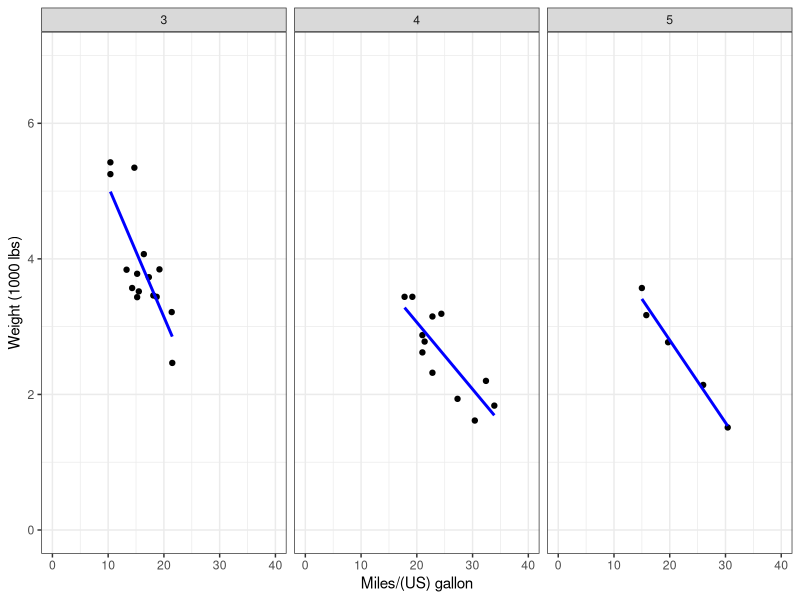
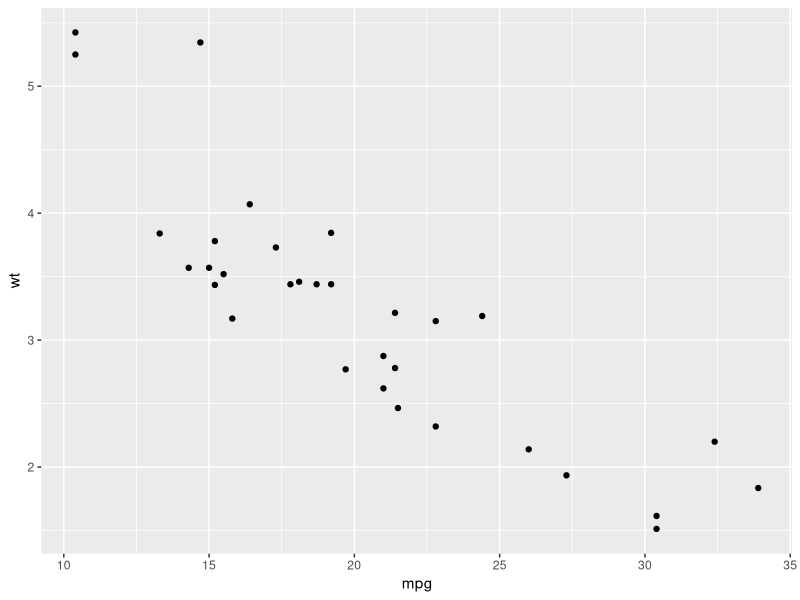
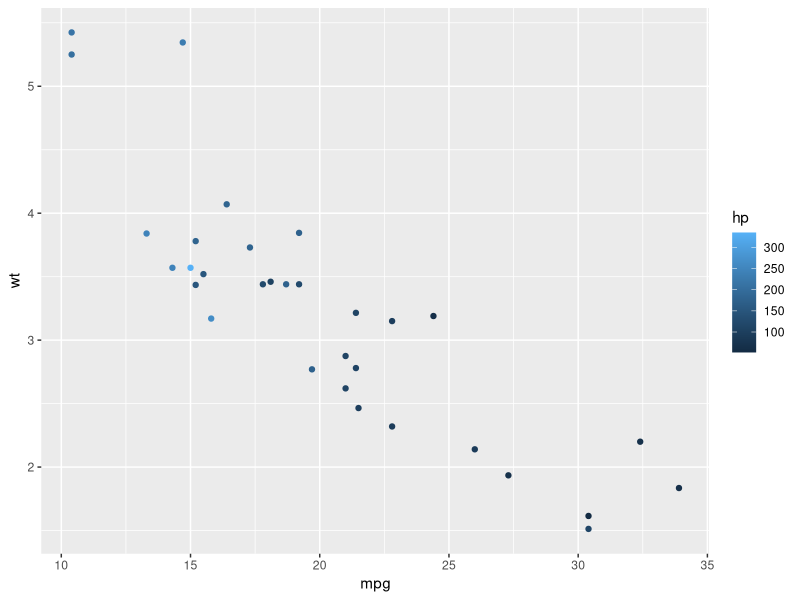
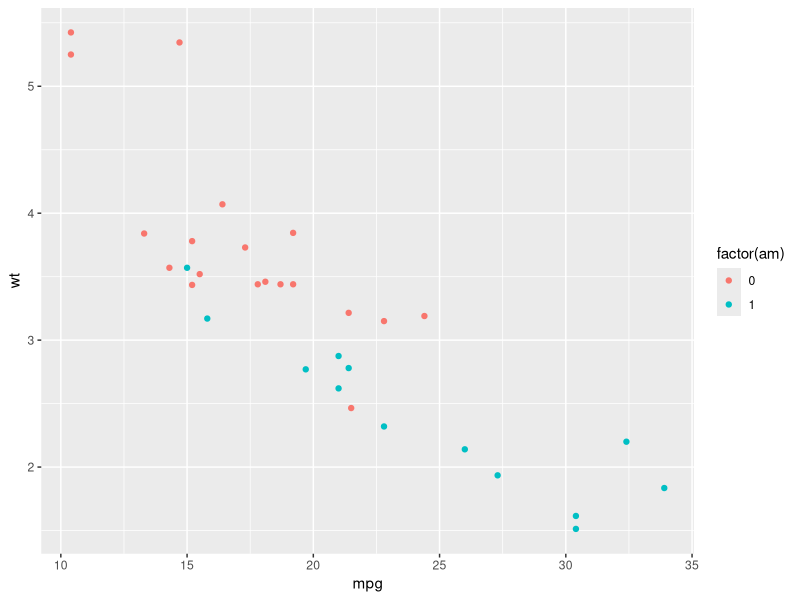
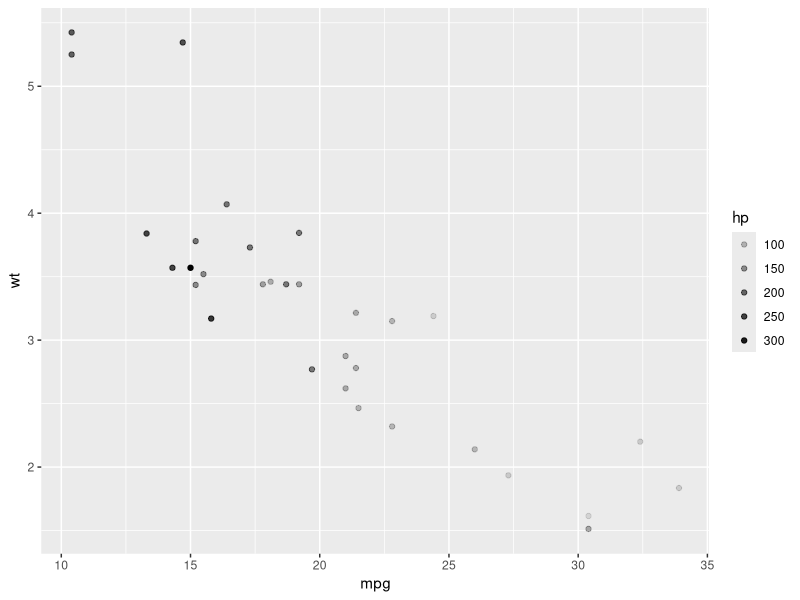
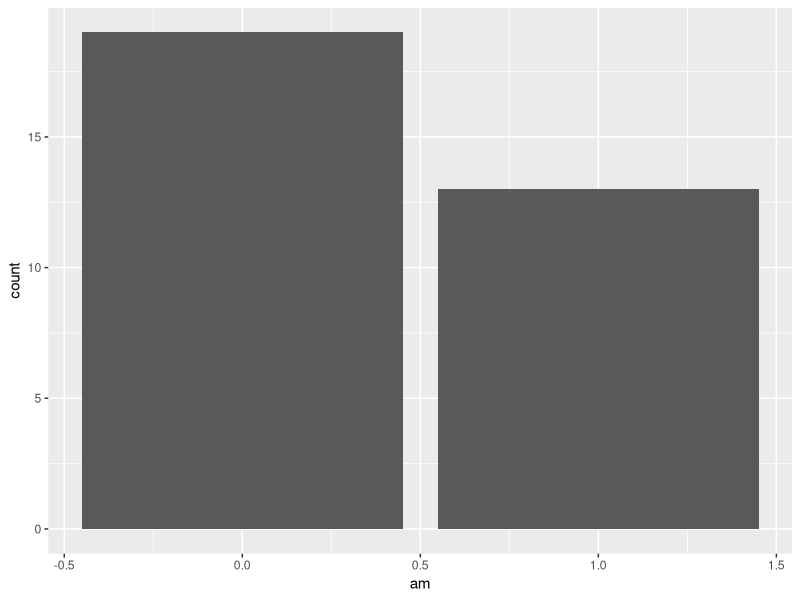
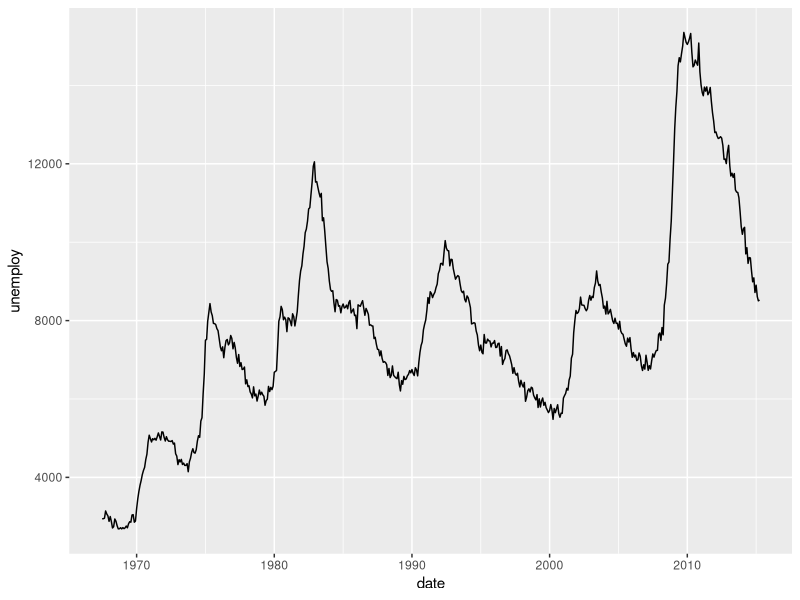

Here is the R script that generated these plots, in order:
## ---- chunk 1
library(ggplot2)
data(mtcars)
ggplot(mtcars, # Data
       aes(x = mpg, y = wt)) + # Aesthetics
  geom_point() + # Geometries
  facet_grid(. ~ gear) + # Facets
  stat_smooth(method = "lm", se = FALSE, col = "blue") + # Statistics
  scale_x_continuous('Miles/(US) gallon',
                     limits = c(0, 40)) + 
  scale_y_continuous('Weight (1000 lbs)',
                     limits = c(0, 7)) + # Coordinates
  theme_bw() # Themes
## ---- chunk 2
ggplot(mtcars, # Data
       aes(x = mpg, y = wt)) + # Aesthetics
  geom_point() # Geometries
## ---- chunk 3
ggplot(mtcars, # Data
       aes(x = mpg, y = wt, col = hp)) + # Aesthetics
  geom_point() # Geometries
## ---- chunk 4
ggplot(mtcars, # Data
       aes(x = mpg, y = wt, col = factor(am))) + # Aesthetics
  geom_point() # Geometries
## ---- chunk 5
ggplot(mtcars, # Data
       aes(x = mpg, y = wt, alpha = hp)) + # Aesthetics
  geom_point() # Geometries
## ---- chunk 6
ggplot(mtcars, # Data
       aes(am)) + # Aesthetics
  geom_bar() # Geometries
## ---- chunk 7
data(economics)
ggplot(economics,
       aes(x = date, y = unemploy)) +
  geom_line()
